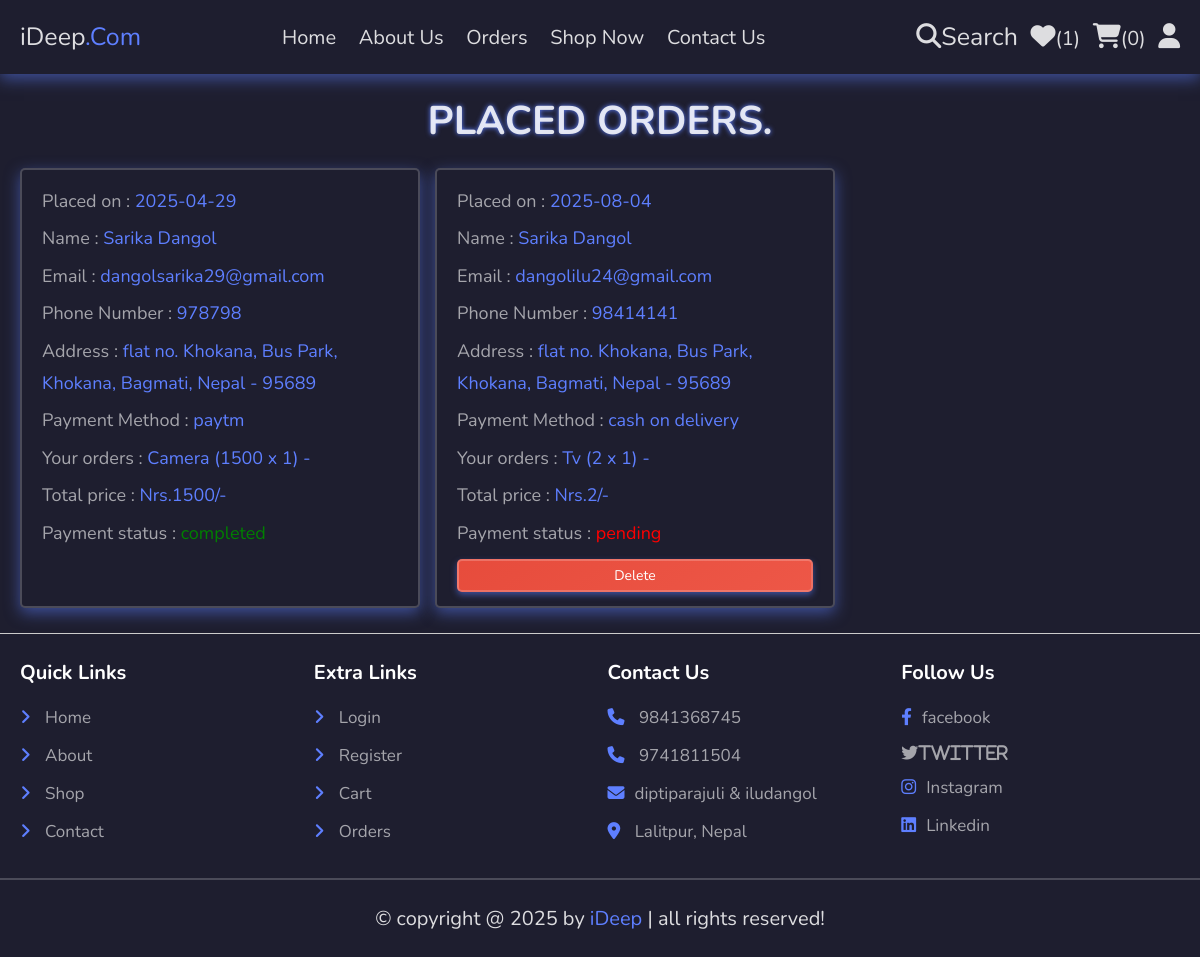
Screenshot of /orders.php (signed in) with the database file from the repository.
### tables this page shows
CREATE TABLE `orders` (
  `id` int(100) NOT NULL,
  `user_id` int(100) NOT NULL,
  `name` varchar(20) NOT NULL,
  `number` varchar(10) NOT NULL,
  `email` varchar(50) NOT NULL,
  `method` varchar(50) NOT NULL,
  `address` varchar(500) NOT NULL,
  `total_products` varchar(1000) NOT NULL,
  `total_price` int(100) NOT NULL,
  `placed_on` date NOT NULL DEFAULT current_timestamp(),
  `payment_status` varchar(20) NOT NULL DEFAULT 'pending'
);

### orders.php (the view, shortened to what this page needs)
<?php
include 'components/connect.php';
if(isset($_SESSION['user_id'])){
   $user_id = $_SESSION['user_id'];
}else{
   $user_id = '';
}
?>
<!DOCTYPE html>
<html lang="en">
<head>
   <link rel="stylesheet" href="https://cdnjs.cloudflare.com/ajax/libs/font-awesome/6.1.1/css/all.min.css" />
   <link rel="stylesheet" href="css/style.css" />
</head>
<body>
<?php include 'components/user_header.php'; ?>
<section class="orders">
   <h1 class="heading">Placed Orders.</h1>
   <div class="box-container">
   <?php
      if($user_id == ''){
         echo '<p class="empty">Please login to see your orders.</p>';
      }else{
         $select_orders = $conn->prepare("SELECT * FROM `orders` WHERE user_id = ?");
         $select_orders->execute([$user_id]);
         if($select_orders->rowCount() > 0){
            while($fetch_orders = $select_orders->fetch(PDO::FETCH_ASSOC)){
   ?>
   <div class="box">
      <p>Placed on : <span><?= htmlspecialchars($fetch_orders['placed_on']); ?></span></p>
      <p>Name : <span><?= htmlspecialchars($fetch_orders['name']); ?></span></p>
      <p>Email : <span><?= htmlspecialchars($fetch_orders['email']); ?></span></p>
      <p>Phone Number : <span><?= htmlspecialchars($fetch_orders['number']); ?></span></p>
      <p>Address : <span><?= htmlspecialchars($fetch_orders['address']); ?></span></p>
      <p>Payment Method : <span><?= htmlspecialchars($fetch_orders['method']); ?></span></p>
      <p>Your orders : <span><?= htmlspecialchars($fetch_orders['total_products']); ?></span></p>
      <p>Total price : <span>Nrs.<?= htmlspecialchars($fetch_orders['total_price']); ?>/-</span></p>
      <p>Payment status :
         <span style="color:<?= $fetch_orders['payment_status'] == 'pending' ? 'red' : 'green'; ?>">
            <?= htmlspecialchars($fetch_orders['payment_status']); ?>
         </span>
      </p>
      <?php if($fetch_orders['payment_status'] == 'pending'){ ?>
            <a href="orders.php?delete=<?= $fetch_orders['id']; ?>" class="delete-btn" onclick="return confirm('Are you sure you want to cancel this order?');">Delete</a>
         </div>
      <?php } ?>
   </div>
   <?php
         }
      }else{
         echo '<p class="empty">No orders placed yet!</p>';
      }
   }
   ?>
</section>
<hr style="border: none; border-top: 1px solid #ccc; margin: 5px 0;">
<?php include 'components/footer.php'; ?>
</body>
</html>

### css/style.css (style rules this page uses)
:root { --main-color: #5e7fff; --orange: #f39c12; --red: #e74c3c; --black: #1e1e2f; --white: rgba(255, 255, 255, 0.85); --light-color: rgba(255, 255, 255, 0.6); --light-bg: rgba(62, 62, 96, 0.7); --border: .2rem solid rgba(255, 255, 255, 0.2); --box-shadow: 0 0.5rem 1.5rem rgba(94, 127, 255, 0.5); }
* { font-family: 'Nunito', sans-serif; margin: 0; padding: 0; box-sizing: border-box; outline: none; border: none; text-decoration: none; color: var(--white); transition: color 0.3s ease; }
html { font-size: 62.5%; overflow-x: hidden; background: var(--black); color: var(--white); }
body { background-color: var(--black); color: var(--white); }
section { padding: 2rem; max-width: 1200px; margin: 0 auto; }
.heading { font-size: 4rem; color: var(--white); margin-bottom: 2rem; text-align: center; text-transform: uppercase; text-shadow: 0 0 5px var(--main-color); }
.btn, .delete-btn, .option-btn { display: block; width: 100%; margin-top: 1rem; border-radius: .5rem; padding: 1rem 3rem; font-size: 1.7rem; text-transform: capitalize; cursor: pointer; text-align: center; color: var(--white); box-shadow: 0 0.3rem 0.6rem rgba(94, 127, 255, 0.5); border: var(--border); background: linear-gradient(145deg, #4a64e4, #6b8aff); transition: background-color 0.3s ease; }
.delete-btn { background: linear-gradient(145deg, #e74c3ccc, #ef5a4acc); }
.orders .box-container { display: flex; flex-wrap: wrap; gap:1.5rem; align-items: flex-start; }
.orders .box-container .box { padding: 1rem 2rem; width: 40rem; height: 44rem; border: var(--border); background-color: var(--black); box-shadow: var(--box-shadow); border-radius: .5rem; flex: 0 0 auto; overflow: hidden; }
.orders .box-container .box p { margin:.5rem 0; line-height: 1.8; font-size:1.8rem; color:var(--light-color); }
.orders .box-container .box p span { color:var(--main-color); }

### orders.php (style rules this page uses)
.option-btn, .delete-btn { padding: 0.5rem 1rem; border-radius: 0.5rem; text-align: center; color: white; font-size: 1.4rem; text-decoration: none; user-select: none; }
.delete-btn { background-color: #e74c3c; }

### rows the page displays
orders: placed_on "2025-04-29", name "Sarika Dangol", email "dangolsarika29@gmail.com", number "978798", address "flat no. Khokana, Bus Park, Khokana, Bagmati, Nepal - 95689", method "paytm", total_products "Camera (1500 x 1) -", total_price "1500", payment_status "completed"
orders: placed_on "2025-08-04", name "Sarika Dangol", email "dangolilu24@gmail.com", number "98414141", address "flat no. Khokana, Bus Park, Khokana, Bagmati, Nepal - 95689", method "cash on delivery", total_products "Tv (2 x 1) -", total_price "2", payment_status "pending"

### other values shown
$total_wishlist_counts "1"
$total_cart_counts "0"
